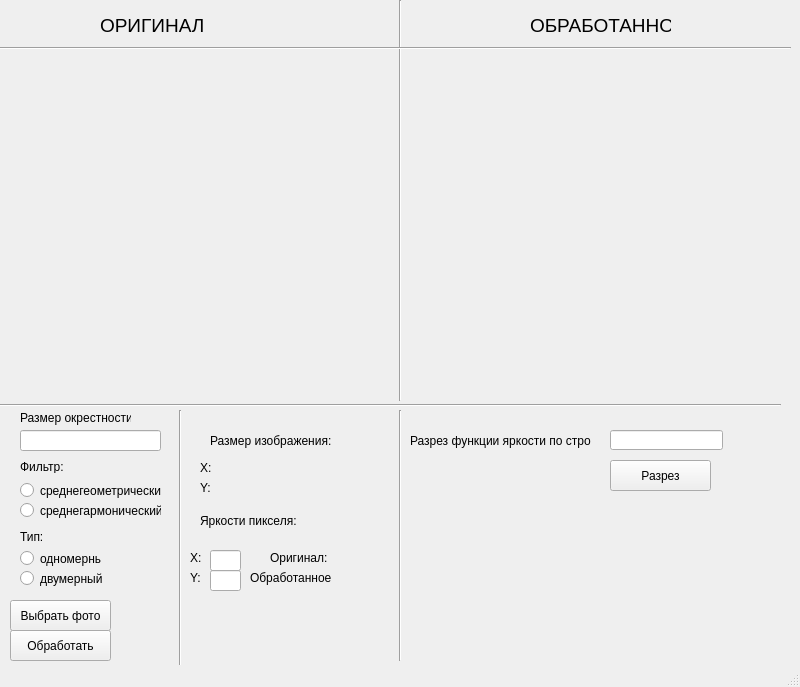
<?xml version="1.0" encoding="UTF-8"?>
<ui version="4.0">
 <class>MainWindow</class>
 <widget class="QMainWindow" name="MainWindow">
  <property name="geometry">
   <rect>
    <x>0</x>
    <y>0</y>
    <width>800</width>
    <height>687</height>
   </rect>
  </property>
  <property name="sizePolicy">
   <sizepolicy hsizetype="Fixed" vsizetype="Fixed">
    <horstretch>0</horstretch>
    <verstretch>0</verstretch>
   </sizepolicy>
  </property>
  <property name="windowTitle">
   <string>MainWindow</string>
  </property>
  <widget class="QWidget" name="centralwidget">
   <widget class="QRadioButton" name="radioButton">
    <property name="geometry">
     <rect>
      <x>20</x>
      <y>550</y>
      <width>81</width>
      <height>17</height>
     </rect>
    </property>
    <property name="text">
     <string>одномерный</string>
    </property>
   </widget>
   <widget class="QRadioButton" name="radioButton_2">
    <property name="geometry">
     <rect>
      <x>20</x>
      <y>570</y>
      <width>82</width>
      <height>17</height>
     </rect>
    </property>
    <property name="text">
     <string>двумерный</string>
    </property>
   </widget>
   <widget class="QLabel" name="label">
    <property name="geometry">
     <rect>
      <x>100</x>
      <y>10</y>
      <width>121</width>
      <height>31</height>
     </rect>
    </property>
    <property name="font">
     <font>
      <pointsize>14</pointsize>
     </font>
    </property>
    <property name="text">
     <string>ОРИГИНАЛ</string>
    </property>
   </widget>
   <widget class="QLabel" name="label_2">
    <property name="geometry">
     <rect>
      <x>530</x>
      <y>-10</y>
      <width>141</width>
      <height>71</height>
     </rect>
    </property>
    <property name="font">
     <font>
      <pointsize>14</pointsize>
     </font>
    </property>
    <property name="text">
     <string>ОБРАБОТАННОЕ</string>
    </property>
   </widget>
   <widget class="QLineEdit" name="lineEdit">
    <property name="geometry">
     <rect>
      <x>20</x>
      <y>430</y>
      <width>141</width>
      <height>21</height>
     </rect>
    </property>
   </widget>
   <widget class="QLabel" name="label_3">
    <property name="geometry">
     <rect>
      <x>20</x>
      <y>410</y>
      <width>111</width>
      <height>16</height>
     </rect>
    </property>
    <property name="text">
     <string>Размер окрестности:</string>
    </property>
   </widget>
   <widget class="Line" name="line">
    <property name="geometry">
     <rect>
      <x>0</x>
      <y>390</y>
      <width>781</width>
      <height>31</height>
     </rect>
    </property>
    <property name="orientation">
     <enum>Qt::Horizontal</enum>
    </property>
   </widget>
   <widget class="QLabel" name="label_4">
    <property name="geometry">
     <rect>
      <x>20</x>
      <y>530</y>
      <width>47</width>
      <height>13</height>
     </rect>
    </property>
    <property name="text">
     <string>Тип:</string>
    </property>
   </widget>
   <widget class="QLabel" name="label_5">
    <property name="geometry">
     <rect>
      <x>20</x>
      <y>460</y>
      <width>47</width>
      <height>13</height>
     </rect>
    </property>
    <property name="text">
     <string>Фильтр:</string>
    </property>
   </widget>
   <widget class="Line" name="line_2">
    <property name="geometry">
     <rect>
      <x>390</x>
      <y>0</y>
      <width>20</width>
      <height>401</height>
     </rect>
    </property>
    <property name="orientation">
     <enum>Qt::Vertical</enum>
    </property>
   </widget>
   <widget class="Line" name="line_3">
    <property name="geometry">
     <rect>
      <x>0</x>
      <y>40</y>
      <width>791</width>
      <height>16</height>
     </rect>
    </property>
    <property name="orientation">
     <enum>Qt::Horizontal</enum>
    </property>
   </widget>
   <widget class="QRadioButton" name="radioButton_3">
    <property name="geometry">
     <rect>
      <x>20</x>
      <y>480</y>
      <width>141</width>
      <height>21</height>
     </rect>
    </property>
    <property name="text">
     <string>среднегеометрический</string>
    </property>
   </widget>
   <widget class="QRadioButton" name="radioButton_4">
    <property name="geometry">
     <rect>
      <x>20</x>
      <y>500</y>
      <width>141</width>
      <height>21</height>
     </rect>
    </property>
    <property name="text">
     <string>среднегармонический</string>
    </property>
   </widget>
   <widget class="QPushButton" name="pushButton">
    <property name="geometry">
     <rect>
      <x>10</x>
      <y>600</y>
      <width>101</width>
      <height>31</height>
     </rect>
    </property>
    <property name="text">
     <string>Выбрать фото</string>
    </property>
   </widget>
   <widget class="QPushButton" name="pushButton_2">
    <property name="geometry">
     <rect>
      <x>10</x>
      <y>630</y>
      <width>101</width>
      <height>31</height>
     </rect>
    </property>
    <property name="text">
     <string>Обработать</string>
    </property>
   </widget>
   <widget class="QPushButton" name="pushButton_3">
    <property name="geometry">
     <rect>
      <x>610</x>
      <y>460</y>
      <width>101</width>
      <height>31</height>
     </rect>
    </property>
    <property name="text">
     <string>Разрез</string>
    </property>
   </widget>
   <widget class="QLabel" name="original_im">
    <property name="geometry">
     <rect>
      <x>20</x>
      <y>70</y>
      <width>361</width>
      <height>321</height>
     </rect>
    </property>
    <property name="text">
     <string/>
    </property>
   </widget>
   <widget class="QLabel" name="changed_im">
    <property name="geometry">
     <rect>
      <x>420</x>
      <y>60</y>
      <width>361</width>
      <height>331</height>
     </rect>
    </property>
    <property name="text">
     <string/>
    </property>
   </widget>
   <widget class="Line" name="line_4">
    <property name="geometry">
     <rect>
      <x>170</x>
      <y>410</y>
      <width>20</width>
      <height>261</height>
     </rect>
    </property>
    <property name="orientation">
     <enum>Qt::Vertical</enum>
    </property>
   </widget>
   <widget class="QLabel" name="label_6">
    <property name="geometry">
     <rect>
      <x>210</x>
      <y>430</y>
      <width>121</width>
      <height>21</height>
     </rect>
    </property>
    <property name="text">
     <string>Размер изображения:</string>
    </property>
   </widget>
   <widget class="QLabel" name="label_7">
    <property name="geometry">
     <rect>
      <x>200</x>
      <y>460</y>
      <width>16</width>
      <height>16</height>
     </rect>
    </property>
    <property name="text">
     <string>X:</string>
    </property>
   </widget>
   <widget class="QLabel" name="label_8">
    <property name="geometry">
     <rect>
      <x>200</x>
      <y>480</y>
      <width>16</width>
      <height>16</height>
     </rect>
    </property>
    <property name="text">
     <string>Y:</string>
    </property>
   </widget>
   <widget class="QLabel" name="label_9">
    <property name="geometry">
     <rect>
      <x>220</x>
      <y>460</y>
      <width>47</width>
      <height>13</height>
     </rect>
    </property>
    <property name="text">
     <string/>
    </property>
   </widget>
   <widget class="QLabel" name="label_10">
    <property name="geometry">
     <rect>
      <x>220</x>
      <y>480</y>
      <width>47</width>
      <height>13</height>
     </rect>
    </property>
    <property name="text">
     <string/>
    </property>
   </widget>
   <widget class="QLabel" name="label_11">
    <property name="geometry">
     <rect>
      <x>200</x>
      <y>510</y>
      <width>101</width>
      <height>21</height>
     </rect>
    </property>
    <property name="text">
     <string>Яркости пикселя:</string>
    </property>
   </widget>
   <widget class="QLabel" name="label_12">
    <property name="geometry">
     <rect>
      <x>190</x>
      <y>550</y>
      <width>21</width>
      <height>16</height>
     </rect>
    </property>
    <property name="text">
     <string>X:</string>
    </property>
   </widget>
   <widget class="QLabel" name="label_13">
    <property name="geometry">
     <rect>
      <x>190</x>
      <y>570</y>
      <width>21</width>
      <height>16</height>
     </rect>
    </property>
    <property name="text">
     <string>Y:</string>
    </property>
   </widget>
   <widget class="QLineEdit" name="lineEdit_2">
    <property name="geometry">
     <rect>
      <x>210</x>
      <y>550</y>
      <width>31</width>
      <height>21</height>
     </rect>
    </property>
   </widget>
   <widget class="QLineEdit" name="lineEdit_3">
    <property name="geometry">
     <rect>
      <x>210</x>
      <y>570</y>
      <width>31</width>
      <height>21</height>
     </rect>
    </property>
   </widget>
   <widget class="QLabel" name="label_14">
    <property name="geometry">
     <rect>
      <x>270</x>
      <y>550</y>
      <width>61</width>
      <height>16</height>
     </rect>
    </property>
    <property name="text">
     <string>Оригинал:</string>
    </property>
   </widget>
   <widget class="QLabel" name="label_15">
    <property name="geometry">
     <rect>
      <x>250</x>
      <y>570</y>
      <width>81</width>
      <height>16</height>
     </rect>
    </property>
    <property name="text">
     <string>Обработанное:</string>
    </property>
   </widget>
   <widget class="QLabel" name="label_16">
    <property name="geometry">
     <rect>
      <x>340</x>
      <y>550</y>
      <width>47</width>
      <height>13</height>
     </rect>
    </property>
    <property name="text">
     <string/>
    </property>
   </widget>
   <widget class="QLabel" name="label_17">
    <property name="geometry">
     <rect>
      <x>340</x>
      <y>570</y>
      <width>47</width>
      <height>13</height>
     </rect>
    </property>
    <property name="text">
     <string/>
    </property>
   </widget>
   <widget class="Line" name="line_5">
    <property name="geometry">
     <rect>
      <x>390</x>
      <y>410</y>
      <width>20</width>
      <height>251</height>
     </rect>
    </property>
    <property name="orientation">
     <enum>Qt::Vertical</enum>
    </property>
   </widget>
   <widget class="QLabel" name="label_18">
    <property name="geometry">
     <rect>
      <x>410</x>
      <y>430</y>
      <width>181</width>
      <height>21</height>
     </rect>
    </property>
    <property name="text">
     <string>Разрез функции яркости по строке: </string>
    </property>
   </widget>
   <widget class="QLineEdit" name="lineEdit_4">
    <property name="geometry">
     <rect>
      <x>610</x>
      <y>430</y>
      <width>113</width>
      <height>20</height>
     </rect>
    </property>
   </widget>
  </widget>
  <widget class="QStatusBar" name="statusbar"/>
 </widget>
 <resources/>
 <connections/>
</ui>
